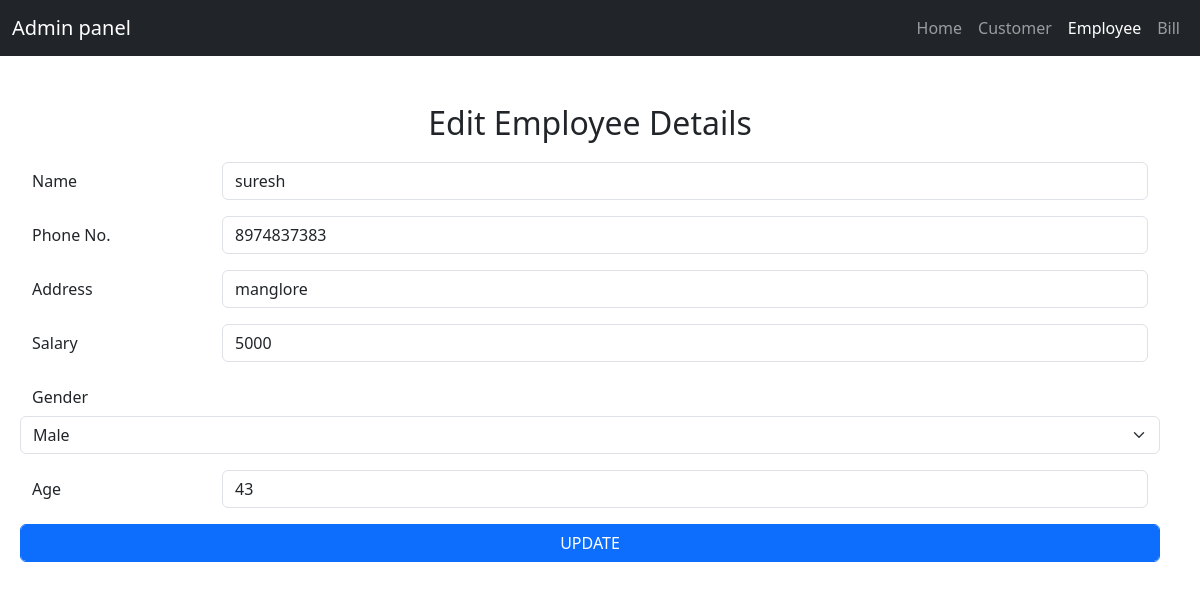
Screenshot of /emp_edit.php?id=10 with the database file from the repository.
### tables this page shows
CREATE TABLE `employee` (
  `eid` int(11) NOT NULL,
  `name` varchar(200) NOT NULL,
  `phone` varchar(10) NOT NULL,
  `address` varchar(200) NOT NULL,
  `salary` int(11) NOT NULL,
  `gender` varchar(20) NOT NULL,
  `age` int(11) NOT NULL
);

### emp_edit.php (the view, shortened to what this page needs)
<?php
$link=new mysqli('localhost','root','','laundry');
$values=mysqli_query($link,"SELECT * from employee where eid='$_GET[id]'");
while($row=mysqli_fetch_array($values)){
    $name=$row['name'];
    $phone=$row['phone'];
    $address=$row['address'];
    $salary=$row['salary'];
    $gender=$row['gender'];
    $age=$row['age'];
}
?>
<!DOCTYPE html>
<html lang="en">
<head>
    <link rel="stylesheet" href="node_modules/bootstrap/dist/css/bootstrap.min.css">
</head>
<body>
<nav class="navbar navbar-expand-lg navbar-dark bg-dark mb-5">
        <div class="container-fluid">
          <a class="navbar-brand" href="dashboard.php">Admin panel</a>
            <ul class="navbar-nav  mb-2 mb-lg-0">
              <li class="nav-item">
                <a class="nav-link" href="index.php">Home</a>
              </li>
              <li class="nav-item">
                <a class="nav-link" href="customer.php">Customer</a>
              </li>
              <li class="nav-item">
                <a class="nav-link active" href="employee.php">Employee</a>
              </li>
              <li class="nav-item">
                <a class="nav-link" href="bill.php">Bill</a>
              </li>
            </ul>
        </div>
      </nav>
<div class="container" style="margin:20px;">
        <form method="post" action="">
          <h2 style="text-align: center;margin:20px;">Edit Employee Details</h2>
          <div class="row mb-3">
            <label for="inputEmail3" class="col-sm-2 col-form-label">Name</label>
            <div class="col-sm-10">
              <input name="name" type="text" class="form-control" id="inputEmail3" value="<?php echo $name; ?>" />
            </div>
          </div>
          <div class="row mb-3">
            <label for="inputEmail3" class="col-sm-2 col-form-label">Phone No.</label>
            <div class="col-sm-10">
              <input name="phone" type="text" class="form-control" maxlength="10" value="<?php echo $phone; ?>"/>
            </div>
          </div>
          <div class="row mb-3">
            <label for="inputEmail3" class="col-sm-2 col-form-label">Address</label>
            <div class="col-sm-10">
              <input  name="address" type="text" class="form-control" id="inputEmail3" value="<?php echo $address; ?>"/>
            </div>
          </div>
          <div class="row mb-3">
            <label for="inputEmail3" class="col-sm-2 col-form-label">Salary</label>
            <div class="col-sm-10">
              <input name="salary" type="text" class="form-control" id="inputEmail3" value="<?php echo $salary; ?>"/>
            </div>
          </div>
          <div class="row mb-3">
            <label for="inputEmail3" class="col-sm-2 col-form-label">Gender</label>
            <select name="gender" class="form-select" aria-label="Default select example" value="<?php echo $gender; ?>">
                <option>Male</option>
              </select>
          </div>
          <div class="row mb-3">
            <label for="inputEmail3" class="col-sm-2 col-form-label">Age</label>
            <div class="col-sm-10">
              <input name="age" type="number" class="form-control" id="inputEmail3" value="<?php echo $age; ?>"/>
            </div>
          </div>
          <div class="row">
              <input name="update" type="submit" value="UPDATE" class="form-control btn btn-primary" id="inputPassword3" />
            </div>
        </form>
      </div>
</body>
</html>

### rows the page displays
employee: name "suresh", phone "8974837383", address "manglore", salary "5000", gender "Male", age "43"
